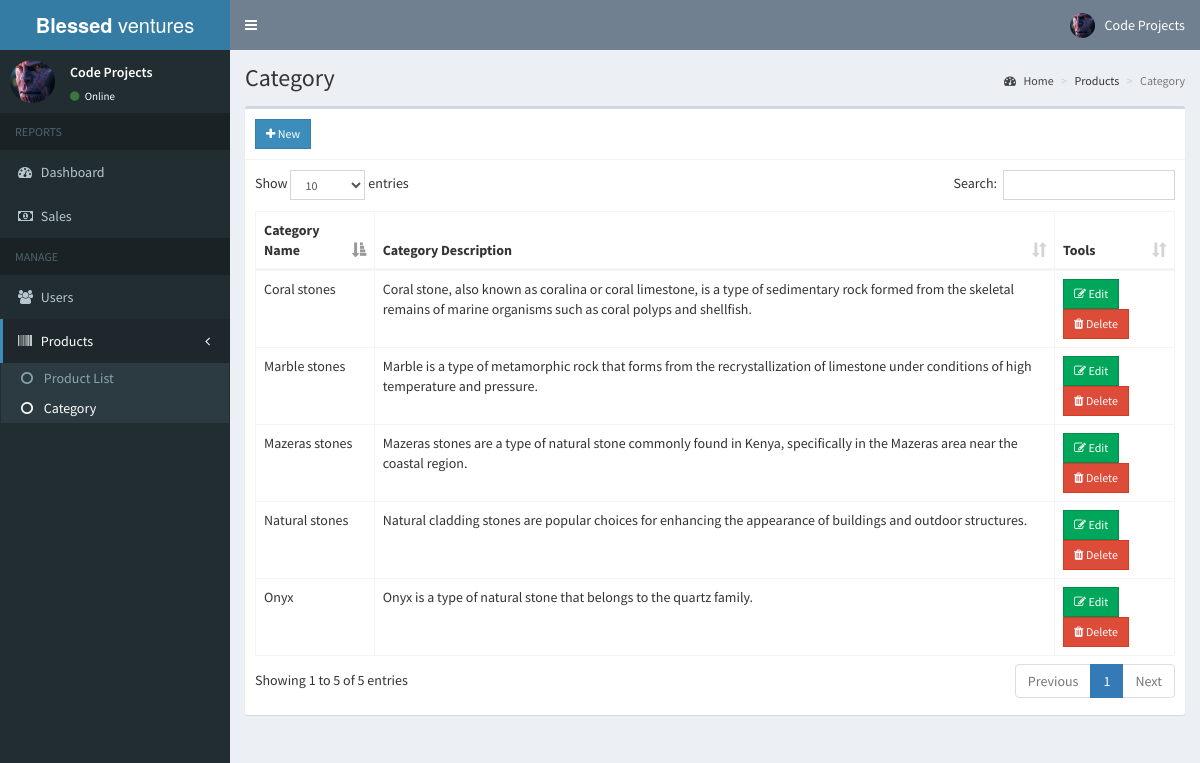
The app's page /admin/category.php (signed in) with its own data.
### tables this page shows
CREATE TABLE IF NOT EXISTS `users` (
`id` int(11) NOT NULL,
  `email` varchar(200) NOT NULL,
  `password` varchar(60) NOT NULL,
  `type` int(1) NOT NULL,
  `firstname` varchar(50) NOT NULL,
  `lastname` varchar(50) NOT NULL,
  `address` text NOT NULL,
  `contact_info` varchar(100) NOT NULL,
  `photo` varchar(200) NOT NULL,
  `status` int(1) NOT NULL,
  `activate_code` varchar(15) NOT NULL,
  `reset_code` varchar(15) NOT NULL,
  `created_on` date NOT NULL
);

CREATE TABLE IF NOT EXISTS `category` (
  `id` int(11) NOT NULL,
  `name` varchar(100) NOT NULL,
  `cat_slug` varchar(150) NOT NULL,
  `cat_desc` text NOT NULL
);

### admin/includes/session.php (called while the page is built, shortened)
<?php
	include '../includes/conn.php';
	$conn = $pdo->open();
	$stmt = $conn->prepare("SELECT * FROM users WHERE id=:id");
	$stmt->execute(['id'=>$_SESSION['admin']]);
	$admin = $stmt->fetch();
?>

### admin/category.php (the view, shortened to what this page needs)
<?php include 'includes/session.php'; ?>
<?php include 'includes/header.php'; ?>
<body class="hold-transition skin-blue sidebar-mini">
<div class="wrapper">
  <?php include 'includes/navbar.php'; ?>
  <?php include 'includes/menubar.php'; ?>
  <div class="content-wrapper">
    <section class="content-header">
      <h1>
        Category
      </h1>
      <ol class="breadcrumb">
        <li><a href="#"><i class="fa fa-dashboard"></i> Home</a></li>
        <li>Products</li>
        <li class="active">Category</li>
      </ol>
    </section>
    <section class="content">
      <div class="row">
        <div class="col-xs-12">
          <div class="box">
            <div class="box-header with-border">
              <a href="#addnew" data-toggle="modal" class="btn btn-primary btn-sm btn-flat"><i class="fa fa-plus"></i> New</a>
            </div>
            <div class="box-body">
              <table id="example1" class="table table-bordered">
                <thead>
                  <th>Category Name</th>
                  <th>Category Description</th>
                  <th>Tools</th>
                </thead>
                <tbody>
                  <?php
                    $conn = $pdo->open();
                    try{
                      $stmt = $conn->prepare("SELECT * FROM category");
                      $stmt->execute();
                      foreach($stmt as $row){
                        echo "
                          <tr>
                            <td>".$row['name']."</td>
                            <td>".$row['cat_desc']."</td>
                            <td>
                              <button class='btn btn-success btn-sm edit btn-flat' data-id='".$row['id']."'><i class='fa fa-edit'></i> Edit</button>
                              <button class='btn btn-danger btn-sm delete btn-flat' data-id='".$row['id']."'><i class='fa fa-trash'></i> Delete</button>
                            </td>
                          </tr>
                        ";
                      }
                    }
                    catch(PDOException $e){
                      echo $e->getMessage();
                    }
                  ?>
                </tbody>
              </table>
            </div>
          </div>
        </div>
      </div>
    </section>
  </div>
</div>
</body>
</html>

### admin/includes/navbar.php (shortened to what this page needs)
<header class="main-header">
  <a href="#" class="logo">
    <span class="logo-lg"><b>Blessed </b>ventures</span>
  </a>
  <nav class="navbar navbar-static-top">
    <a href="#" class="sidebar-toggle" data-toggle="push-menu" role="button">
    </a>
    <div class="navbar-custom-menu">
      <ul class="nav navbar-nav">
        <li class="dropdown user user-menu">
          <a href="#" class="dropdown-toggle" data-toggle="dropdown">
            <img src="<?php echo (!empty($admin['photo'])) ? '../images/'.$admin['photo'] : '../images/profile.jpg'; ?>" class="user-image" alt="User Image">
            <span class="hidden-xs"><?php echo $admin['firstname'].' '.$admin['lastname']; ?></span>
          </a>
        </li>
      </ul>
    </div>
  </nav>
</header>

### admin/includes/menubar.php
<aside class="main-sidebar">
  <section class="sidebar">
    <div class="user-panel">
      <div class="pull-left image">
        <img src="<?php echo (!empty($admin['photo'])) ? '../images/'.$admin['photo'] : '../images/profile.jpg'; ?>" class="img-circle" alt="User Image">
      </div>
      <div class="pull-left info">
        <p><?php echo $admin['firstname'].' '.$admin['lastname']; ?></p>
        <a><i class="fa fa-circle text-success"></i> Online</a>
      </div>
    </div>
    <ul class="sidebar-menu" data-widget="tree">
      <li class="header">REPORTS</li>
      <li><a href="home.php"><i class="fa fa-dashboard"></i> <span>Dashboard</span></a></li>
      <li><a href="sales.php"><i class="fa fa-money"></i> <span>Sales</span></a></li>
      <li class="header">MANAGE</li>
      <li><a href="users.php"><i class="fa fa-users"></i> <span>Users</span></a></li>
      <li class="treeview">
        <a href="#">
          <i class="fa fa-barcode"></i>
          <span>Products</span>
          <span class="pull-right-container">
            <i class="fa fa-angle-left pull-right"></i>
          </span>
        </a>
        <ul class="treeview-menu">
          <li><a href="products.php"><i class="fa fa-circle-o"></i> Product List</a></li>
          <li><a href="category.php"><i class="fa fa-circle-o"></i> Category</a></li>
        </ul>
      </li>
    </ul>
  </section>
</aside>

### records on screen
users: photo (picture), firstname "Code", lastname "Projects"
category: name "Onyx", cat_desc "Onyx is a type of natural stone that belongs to the quartz family."
category: name "Natural stones", cat_desc "Natural cladding stones are popular choices for enhancing the appearance of buildings and outdoor structures."
category: name "Mazeras stones", cat_desc "Mazeras stones are a type of natural stone commonly found in Kenya, specifically in the Mazeras area near the coastal region."
category: name "Marble stones", cat_desc "Marble is a type of metamorphic rock that forms from the recrystallization of limestone under conditions of high temperature and pressure."
category: name "Coral stones", cat_desc "Coral stone, also known as coralina or coral limestone, is a type of sedimentary rock formed from the skeletal remains of marine organisms such as coral polyps and shellfish."
